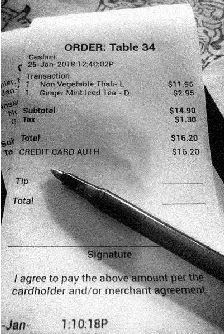
%> input picture Week_4/Uni/Asset/rec.JPG, 224 x 334 px
$ octave Noise_Removal.m   (GNU Octave 9; MATLAB toolbox functions it lacks are replaced by stand-ins)
%> lines starting %> are read from the running program, lines starting %| are printed output that depends on the picture; in (x1, y1, x2, y2) boxes, pixels count from 0 and x2, y2 are one past the last pixel; in counts of white or black regions, pixels touching at a corner belong together; the program's own positions count from 1
PATH = "E:\Matlab\Week_4\Uni\6_Noise";
cd(PATH)

%% Adding image

i = imread("E:\Matlab\Week_4\Uni\Asset\rec.JPG");
%> i is the input picture: size 334x224x3 uint8; min 0, max 255, mean 162.1
gs = rgb2gray(i);
gs = imadjust(gs);

%% Adding noise to image

BW = imbinarize(gs,"adaptive","ForegroundPolarity","dark");
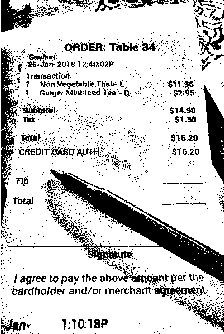
%> BW: size 334x224 logical; 80.4% white; 1076 black regions (985 under 20 px), largest, box (x1, y1, x2, y2) and area: (50, 169, 224, 283) 3820, (1, 47, 18, 228) 1360, (203, 85, 224, 184) 1072

imshowpair(gs,BW,"montage");
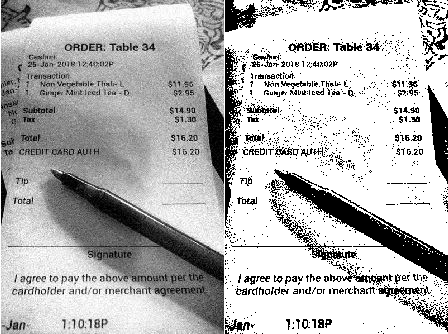
%> displayed picture: size 334x448, on the screen's scale of 0 to 255; min 0, max 255, mean 183.1

H = fspecial("average",3);
gssmooth = imfilter(gs,H);
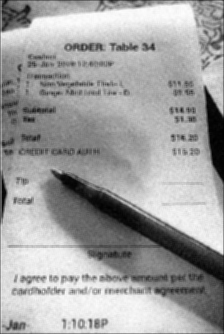
%> gssmooth: size 334x224 uint8; min 0, max 254, mean 160.5

figure()
imshowpair(gs,gssmooth,"montage");
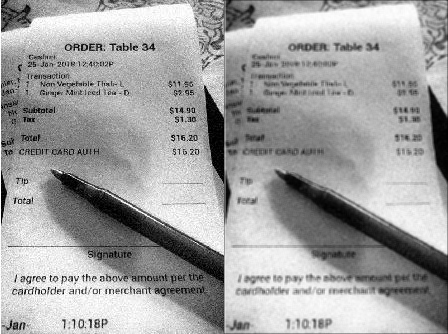
%> displayed picture: size 334x448, on the screen's scale of 0 to 255; min 0, max 255, mean 161.3

$ run again, with Week_4/Uni/Asset/test.jpg copied over Week_4/Uni/Asset/rec.JPG
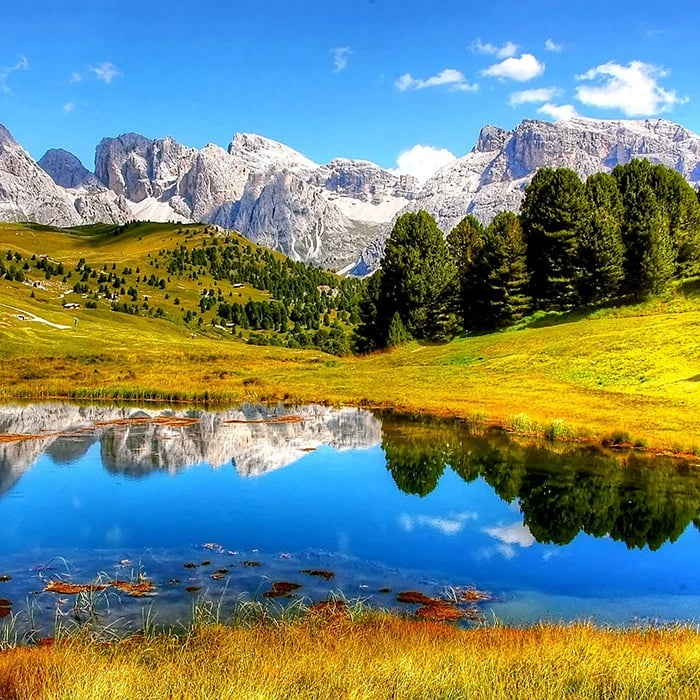
%> input picture Week_4/Uni/Asset/test.jpg, 700 x 700 px
%> i is the input picture: size 700x700x3 uint8; mean R, G, B 113.5, 134.9, 122.5
%> `BW = imbinarize(gs,"adaptive","ForegroundPolarity","dark");`:
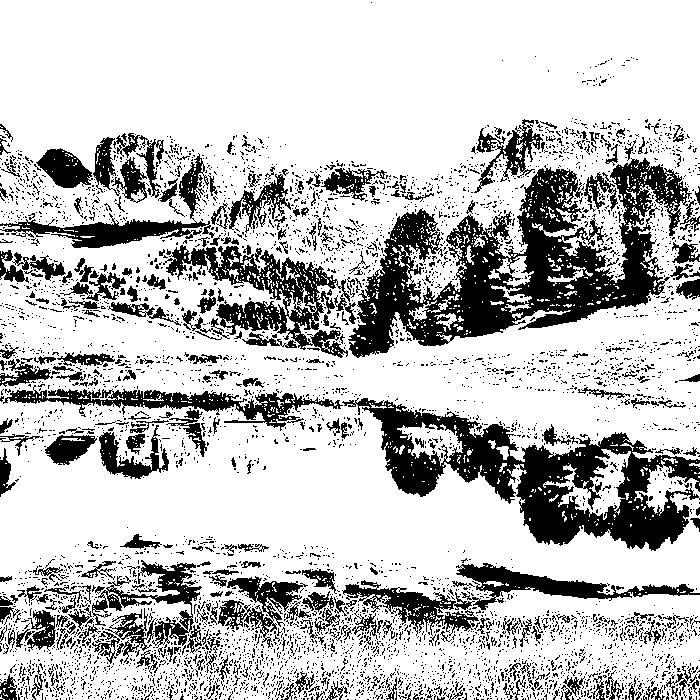
%> BW: size 700x700 logical; 75.3% white; 5151 black regions (4814 under 20 px), largest, box (x1, y1, x2, y2) and area: (348, 158, 700, 358) 26685, (342, 398, 700, 551) 18575, (163, 245, 356, 358) 6741
%> `imshowpair(gs,gssmooth,"montage");`:
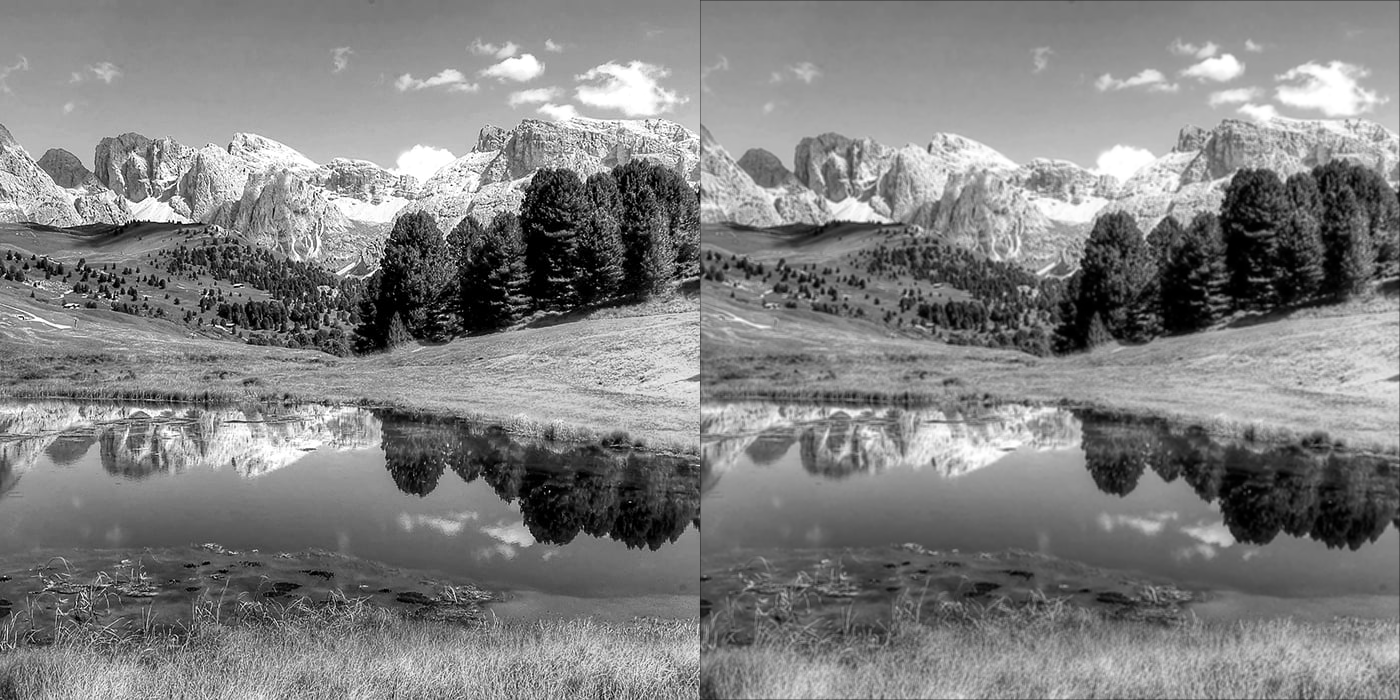
%> displayed picture: size 700x1400, on the screen's scale of 0 to 255; min 0, max 255, mean 128.5
